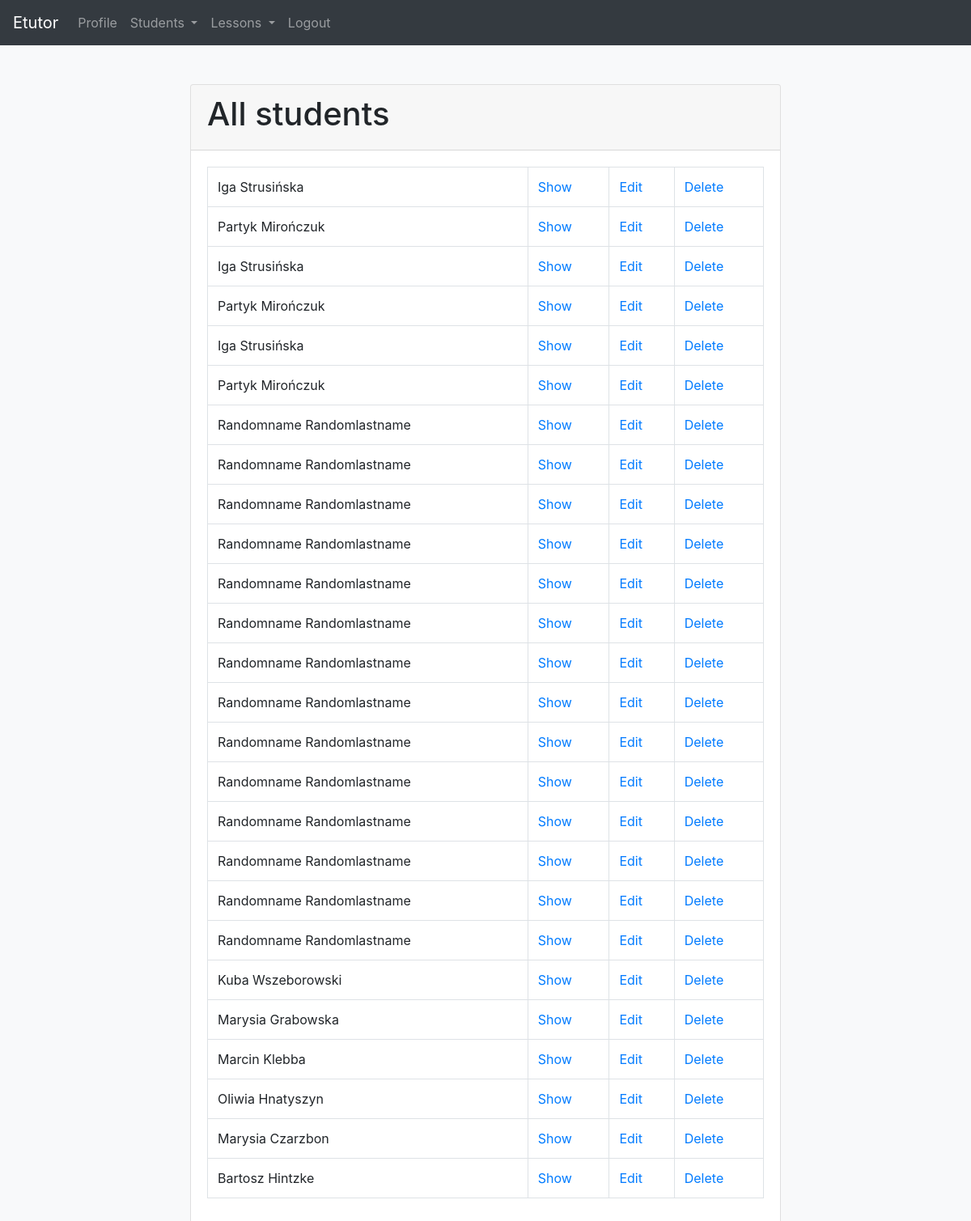
The app's page /students/ (signed in) with its own data.
### app/models.py (models this page shows)
class Student(models.Model):
    first_name = models.CharField(max_length=50)
    last_name = models.CharField(max_length=50)
    address = models.CharField(max_length=100, blank=True)
    education_level = models.CharField(max_length=50, blank=True)
    phone_number = models.CharField(max_length=20, blank=True, unique=True)
    email = models.EmailField(blank=True, unique=True)
    discord_nick = models.CharField(max_length=50, blank=True, unique=True)
    facebook_profile = models.CharField(max_length=150, blank=True, unique=True)
    facebook_psid = models.CharField(max_length=50, blank=True)
    tutor = models.ForeignKey(Tutor, on_delete=models.CASCADE)
    def __str__(self):
        return f'{self.first_name.capitalize()} {self.last_name.capitalize()}'
    def get_absolute_url(self):
        return reverse('student-detail', args=[self.id])

### app/views.py (the view)
# urls.py: path('students/', views.StudentListView.as_view(), name='students'),
@method_decorator(login_required, name='dispatch')
class StudentListView(ListView):
    model = Student
    template_name = 'student_list.html'

### templates/student_list.html (shortened to what this page needs)
{% extends 'base.html' %}
{% block content %}
<div class="container">
    <div class="row justify-content-center mt-5">
        <div class="col-8">
            <div class="card">
                <div class="card-header">
                    <h1>All students</h1>
                </div>
                <div class="card-body">
                    <table class="table table-bordered">
                        <tbody>
                            {% for student in student_list %}
                            <tr>
                                <td>{{ student }}</td>
                                <td><a href="{{ student.get_absolute_url }}">Show</a></td>
                                <td><a href="{% url 'students-edit' student.id %}">Edit</a></td>
                                <td><a href="{% url 'students-delete' student.id %}">Delete</a></td>
                            </tr>
                            {% empty %}
                            <tr>
                                <td>No students yet.</td>
                            </tr>
                            {% endfor %}
                        </tbody>
                    </table>
                </div>
            </div>
        </div>
    </div>
</div>
{% endblock %}

### records on screen
Student: first_name+last_name "Iga Strusińska"
Student: first_name+last_name "Partyk Mirończuk"
Student: first_name+last_name "Iga Strusińska"
Student: first_name+last_name "Partyk Mirończuk"
Student: first_name+last_name "Iga Strusińska"
Student: first_name+last_name "Partyk Mirończuk"
Student: first_name+last_name "Randomname Randomlastname"
Student: first_name+last_name "Randomname Randomlastname"
Student: first_name+last_name "Randomname Randomlastname"
Student: first_name+last_name "Randomname Randomlastname"
Student: first_name+last_name "Randomname Randomlastname"
Student: first_name+last_name "Randomname Randomlastname"
Student: first_name+last_name "Randomname Randomlastname"
Student: first_name+last_name "Randomname Randomlastname"
Student: first_name+last_name "Randomname Randomlastname"
Student: first_name+last_name "Randomname Randomlastname"
Student: first_name+last_name "Randomname Randomlastname"
Student: first_name+last_name "Randomname Randomlastname"
Student: first_name+last_name "Randomname Randomlastname"
Student: first_name+last_name "Randomname Randomlastname"
Student: first_name+last_name "Kuba Wszeborowski"
Student: first_name+last_name "Marysia Grabowska"
Student: first_name+last_name "Marcin Klebba"
Student: first_name+last_name "Oliwia Hnatyszyn"
Student: first_name+last_name "Marysia Czarzbon"
Student: first_name+last_name "Bartosz Hintzke"
